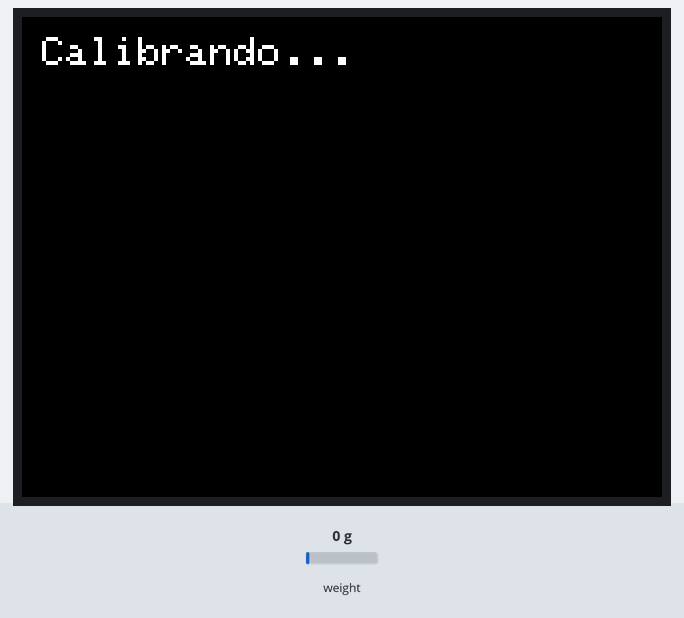
Simulated run of this sketch. Board: ESP32. Parts: 320×240 colour display. The test bench sets the inputs (shaded band); at power-on: weight on the scale 0 g.

Above: at 1.3 s.
At 2.9 s:
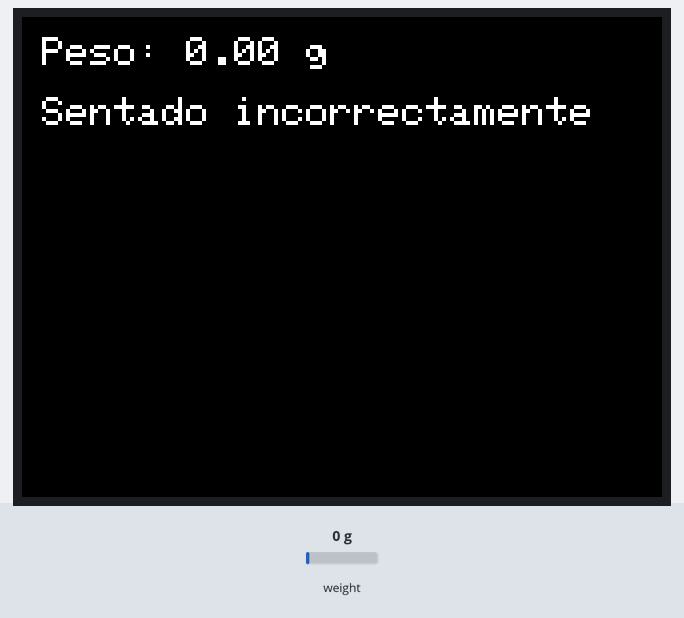
3.0 s: weight on the scale set to 100 g
At 6.3 s:
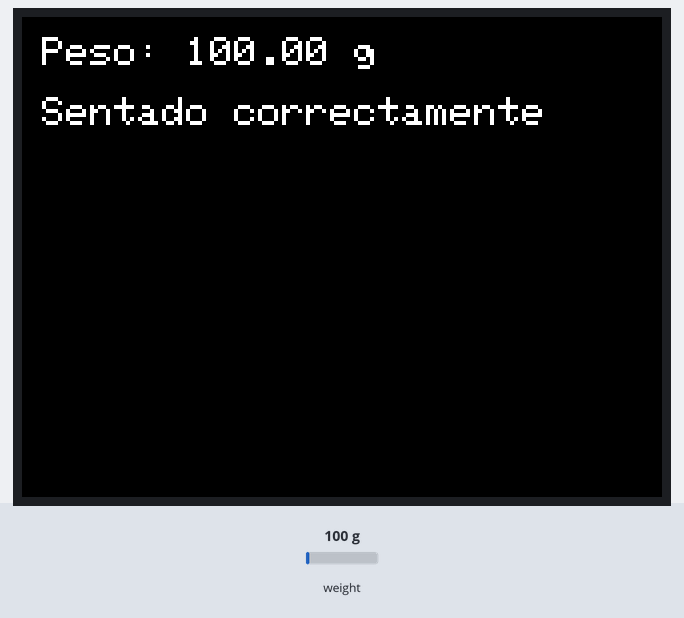
6.9 s: weight on the scale set to 1250 g
At 9.6 s:
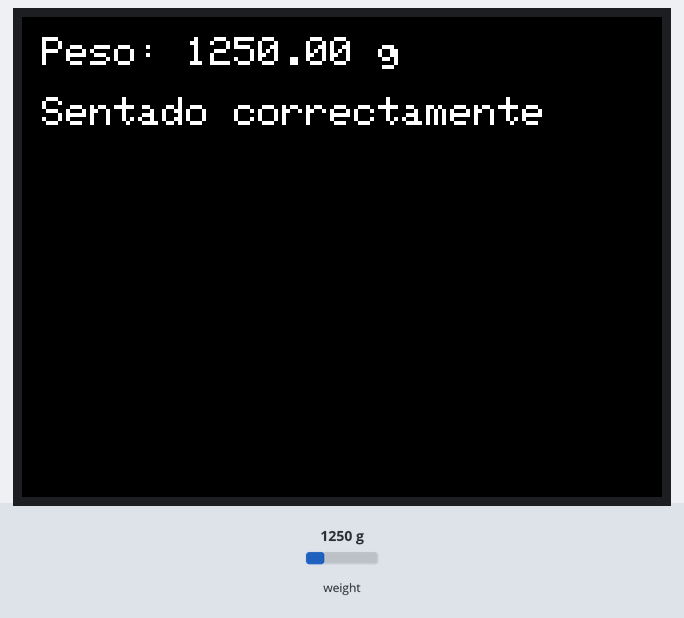
10.5 s: weight on the scale set to 2500 g
At 12.8 s:
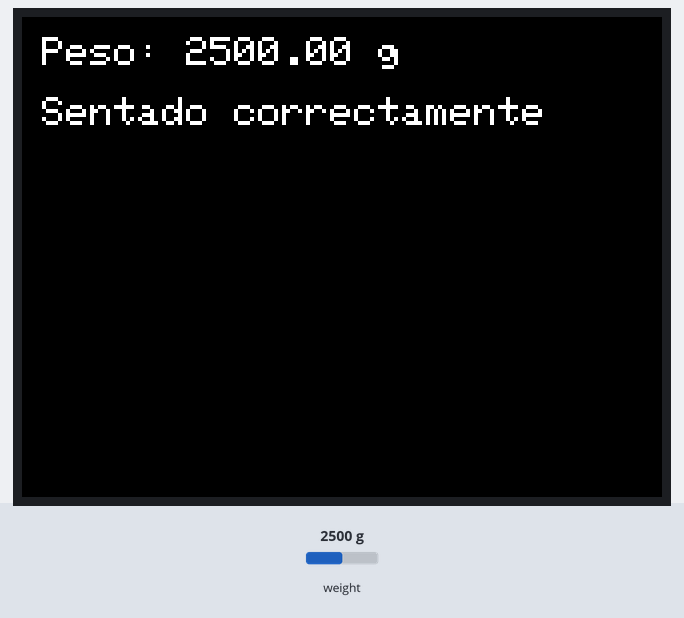
Timing chart, 0 to 14.3 s (numbered marks = the images above; inputs shaded):
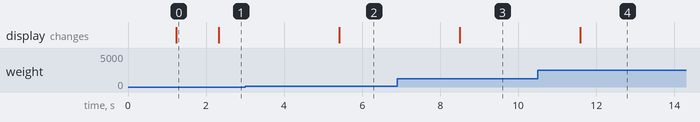

The sketch:

sensorPeso.ino
```cpp
#include <M5Stack.h>
#include "HX711.h"

#define DT_PIN 26
#define SCK_PIN 25

HX711 scale;

void setup() {
  M5.begin();
  Serial.begin(115200);

  scale.begin(DT_PIN, SCK_PIN);

  scale.set_scale(2280.f);
  scale.tare();
  M5.Lcd.clear();
  M5.Lcd.setTextSize(2);
  M5.Lcd.setCursor(10, 10);
  M5.Lcd.print("Calibrando...");
}

void loop() {
  float peso = scale.get_units(10);
  peso = abs(peso);

  M5.Lcd.clear();
  M5.Lcd.setCursor(10, 10);
  M5.Lcd.print("Peso: ");
  M5.Lcd.print(peso, 2);
  M5.Lcd.print(" g");

  if (peso > 20) {
    M5.Lcd.setCursor(10, 40);
    M5.Lcd.print("Sentado correctamente");
  } else {
    M5.Lcd.setCursor(10, 40);
    M5.Lcd.print("Sentado incorrectamente");
  }

  delay(2000);
}
```

Measured:
- after the input at 3.0 s, the display: changes after 2.4 s (image 2)
- after the input at 6.9 s, the display: changes after 1.6 s (image 3)
- after the input at 10.5 s, the display: changes after 1.1 s (image 4)
- what the display in image 0 shows lasts 1.1 s, from 1.2 s to 2.3 s
